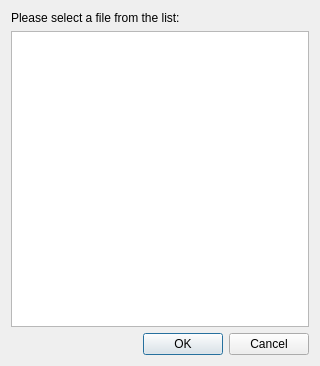
<?xml version="1.0" encoding="UTF-8"?>
<ui version="4.0">
 <class>FileListBrowser</class>
 <widget class="QDialog" name="FileListBrowser">
  <property name="geometry">
   <rect>
    <x>0</x>
    <y>0</y>
    <width>320</width>
    <height>366</height>
   </rect>
  </property>
  <property name="minimumSize">
   <size>
    <width>278</width>
    <height>366</height>
   </size>
  </property>
  <property name="windowTitle">
   <string>Files list</string>
  </property>
  <property name="windowIcon">
   <iconset resource="../../_resources/editor.qrc">
    <normaloff>:/images/new.png</normaloff>:/images/new.png</iconset>
  </property>
  <layout class="QGridLayout" name="gridLayout">
   <item row="0" column="0">
    <widget class="QLabel" name="label">
     <property name="whatsThis">
      <string>&lt;html&gt;&lt;head/&gt;&lt;body&gt;&lt;p&gt;This is a list of level files, what placed with your current file in the same folder.&lt;/p&gt;&lt;/body&gt;&lt;/html&gt;</string>
     </property>
     <property name="text">
      <string>Please select a file from the list:</string>
     </property>
     <property name="wordWrap">
      <bool>true</bool>
     </property>
    </widget>
   </item>
   <item row="1" column="0">
    <widget class="QListWidget" name="FileList">
     <property name="minimumSize">
      <size>
       <width>0</width>
       <height>0</height>
      </size>
     </property>
     <property name="whatsThis">
      <string>&lt;html&gt;&lt;head/&gt;&lt;body&gt;&lt;p&gt;This is a list of level files, what placed with your current file in the same folder.&lt;/p&gt;&lt;/body&gt;&lt;/html&gt;</string>
     </property>
     <property name="editTriggers">
      <set>QAbstractItemView::DoubleClicked|QAbstractItemView::EditKeyPressed</set>
     </property>
    </widget>
   </item>
   <item row="2" column="0">
    <widget class="QDialogButtonBox" name="buttonBox">
     <property name="orientation">
      <enum>Qt::Horizontal</enum>
     </property>
     <property name="standardButtons">
      <set>QDialogButtonBox::Cancel|QDialogButtonBox::Ok</set>
     </property>
    </widget>
   </item>
  </layout>
 </widget>
 <resources>
  <include location="../../_resources/editor.qrc"/>
 </resources>
 <connections>
  <connection>
   <sender>buttonBox</sender>
   <signal>accepted()</signal>
   <receiver>FileListBrowser</receiver>
   <slot>accept()</slot>
   <hints>
    <hint type="sourcelabel">
     <x>248</x>
     <y>254</y>
    </hint>
    <hint type="destinationlabel">
     <x>157</x>
     <y>274</y>
    </hint>
   </hints>
  </connection>
  <connection>
   <sender>buttonBox</sender>
   <signal>rejected()</signal>
   <receiver>FileListBrowser</receiver>
   <slot>reject()</slot>
   <hints>
    <hint type="sourcelabel">
     <x>316</x>
     <y>260</y>
    </hint>
    <hint type="destinationlabel">
     <x>286</x>
     <y>274</y>
    </hint>
   </hints>
  </connection>
 </connections>
</ui>
